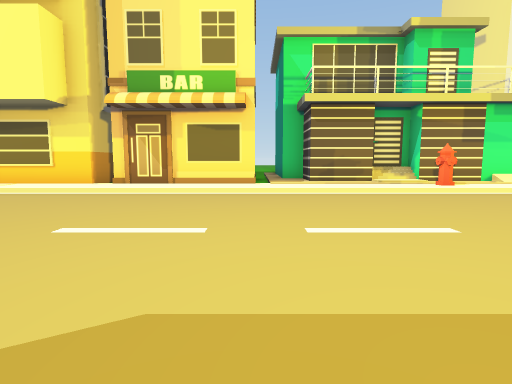
View 1 (above)

17 first-person views from a walk through a Unity game level. The camera is 1.4 m above the floor, tilts 6° down and sees 80° across. The floor is counted in squares, 2 m on a side. Each view is taken from the middle of a square. On the plan, view 1 faces up. The plan holds only what a view shows up to about 10 squares ahead; the rest is blank. The place goes on beyond the plan. The player character is not drawn.

View 2
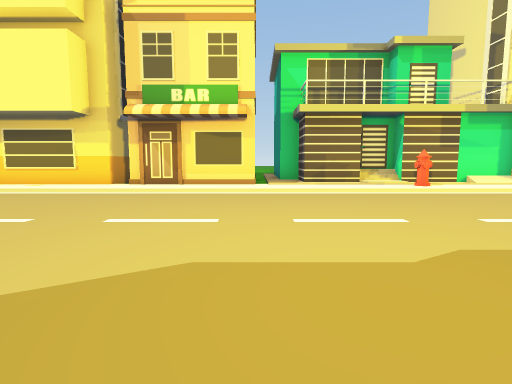

View 3
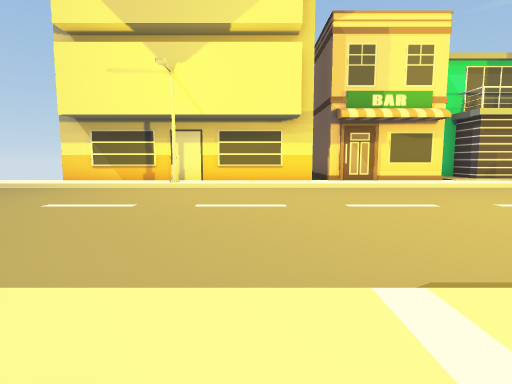

View 4
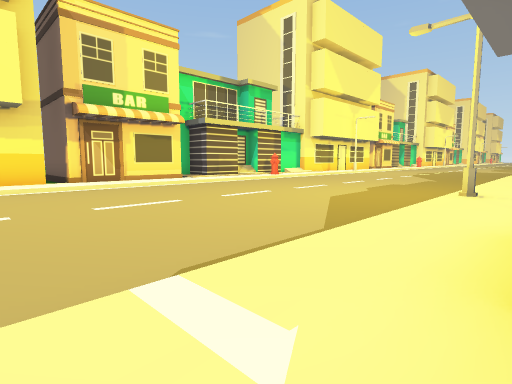

View 5
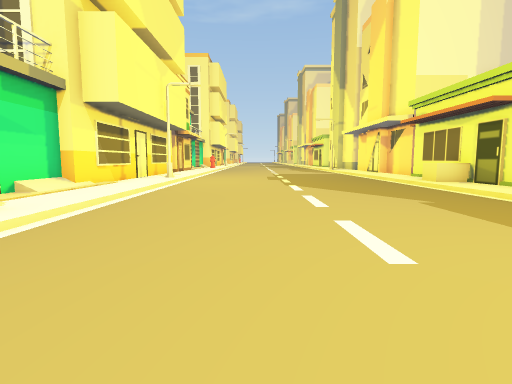

View 6
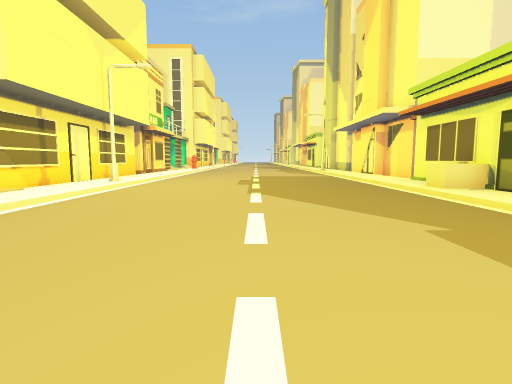

View 7
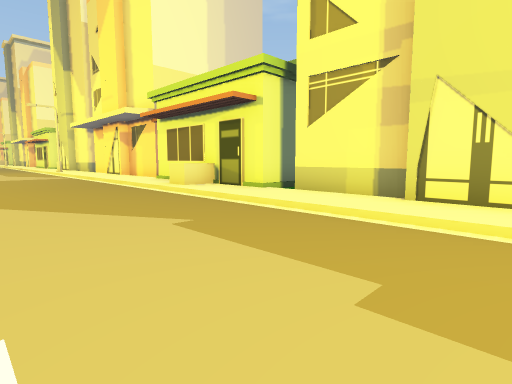

View 8
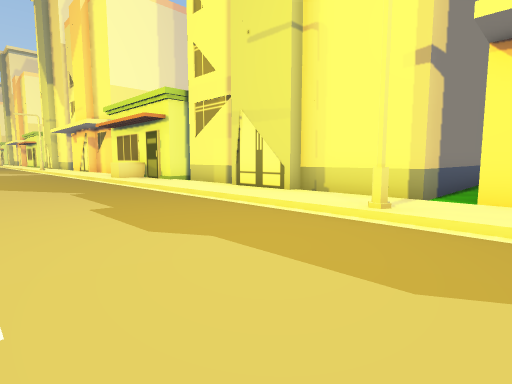

View 9
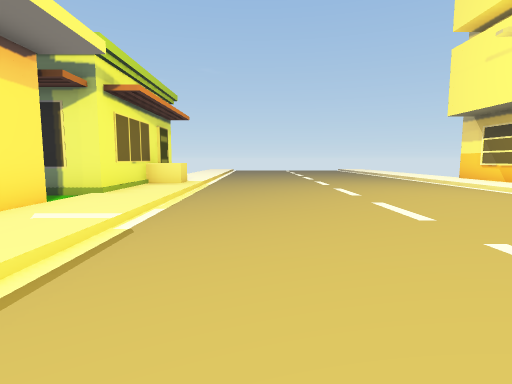

View 10
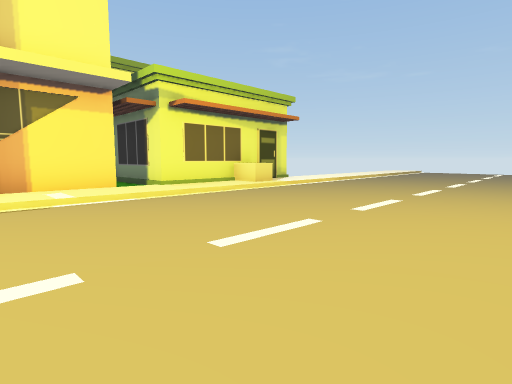

View 11
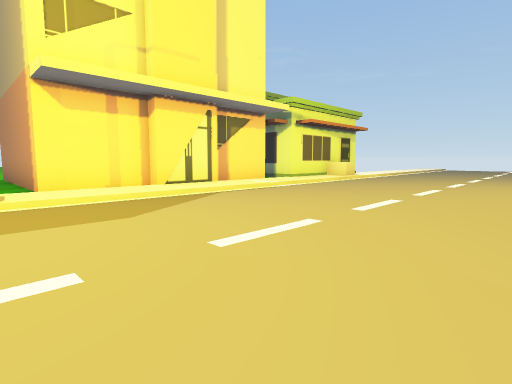

View 12
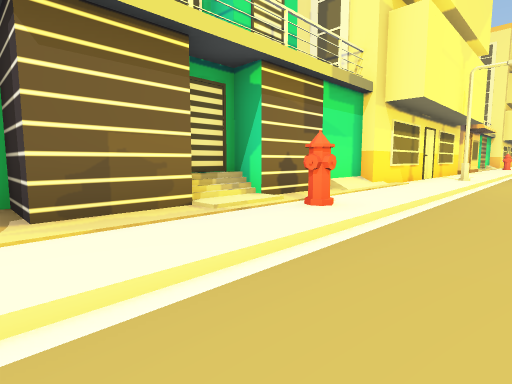

View 13
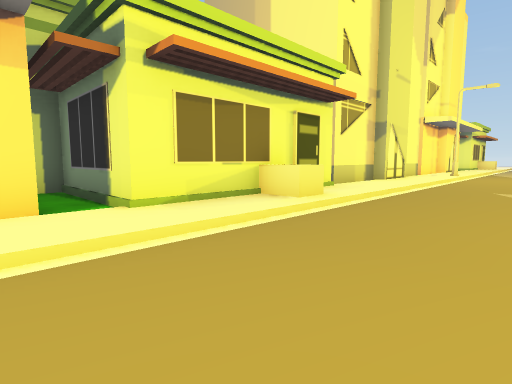

View 14
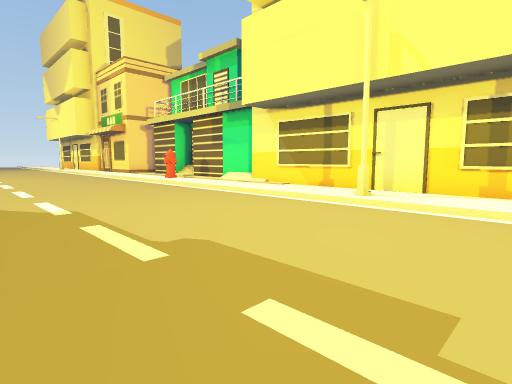

View 15
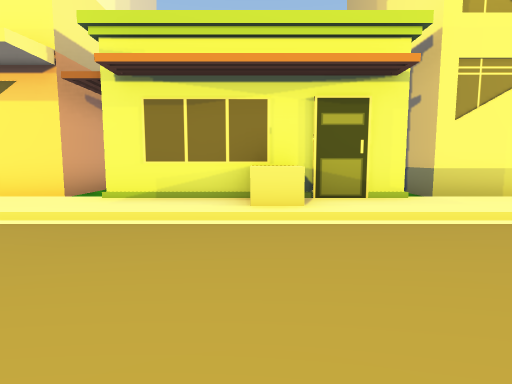

View 16
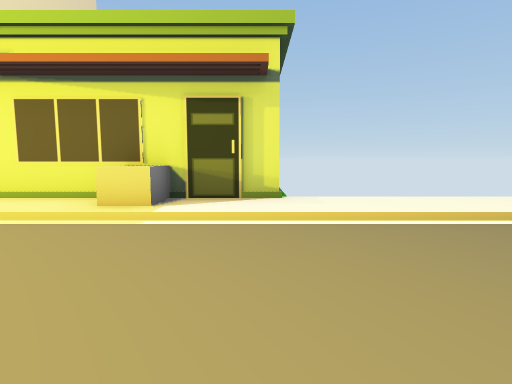

View 17
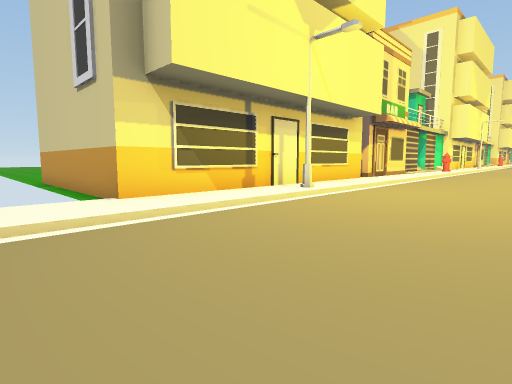

### Floor plan
Key: @ floor where view 1 was taken; # wall or solid block; . main floor; : floor 0.25 m higher than the main floor; / step, stairs or slope; ^ raised ledge; O other object.
Columns run from 14 left of view 1 to 14 right of it. Each row starts with its distance up from view 1.
 13   O
 12   O
 11   O
 10   O        #   ##
  9   O      O.#   :######
  8   OOOOOOOO:####::::::/OOOOOOO
  7 ::::::O:::::::::::/O:/::::O::
  6 .............................
  5 .............................
  4 .............................
  3 .............................
  2 .............................
  1 .............................
  0 ..............@..............
 -1 ::::^::::::::::O::::::::^::::
 -2   OOOOO...OO.....OO...OOOOO..
 -3   O   O.OO  OO.OO  OOOO   O.O
 -4   O   O.O    O.O     O    O.O
 -5      OOO     O.O     O    OO
 -6        O     O.O     O     O
 -7        O     O O     O     O

Where each view was taken, in squares from view 1:
view 1: 0 up, 0 right, facing up
view 2: 1 down, 0 right, facing up
view 3: 2 down, 6 left, facing up
view 4: 2 down, 6 left, facing up-right
view 5: 4 up, 1 right, facing right
view 6: 3 up, 3 right, facing right
view 7: 3 up, 3 right, facing down-right
view 8: 3 up, 1 left, facing down-right
view 9: 1 up, 2 left, facing left
view 10: 5 up, 4 left, facing down-left
view 11: 5 up, 1 right, facing down-left
view 12: 5 up, 1 right, facing up-right
view 13: 2 up, 14 right, facing down-left
view 14: 2 up, 14 right, facing up-left
view 15: 3 up, 10 right, facing down
view 16: 3 up, 12 left, facing down
view 17: 3 up, 14 left, facing up-right
